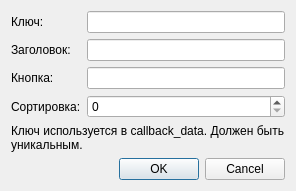
<?xml version="1.0" encoding="UTF-8"?>
<ui version="4.0">
 <class>CategoryDialog</class>
 <widget class="QDialog" name="CategoryDialog">
  <property name="windowTitle">
   <string>Категория помощи</string>
  </property>
  <layout class="QVBoxLayout" name="verticalLayout">
   <item>
    <layout class="QFormLayout" name="formLayout">
     <item row="0" column="0">
      <widget class="QLabel" name="label_key">
       <property name="text">
        <string>Ключ:</string>
       </property>
      </widget>
     </item>
     <item row="0" column="1">
      <widget class="QLineEdit" name="key_edit"/>
     </item>
     <item row="1" column="0">
      <widget class="QLabel" name="label_label">
       <property name="text">
        <string>Заголовок:</string>
       </property>
      </widget>
     </item>
     <item row="1" column="1">
      <widget class="QLineEdit" name="label_edit"/>
     </item>
     <item row="2" column="0">
      <widget class="QLabel" name="label_button">
       <property name="text">
        <string>Кнопка:</string>
       </property>
      </widget>
     </item>
     <item row="2" column="1">
      <widget class="QLineEdit" name="button_edit"/>
     </item>
     <item row="3" column="0">
      <widget class="QLabel" name="label_sort">
       <property name="text">
        <string>Сортировка:</string>
       </property>
      </widget>
     </item>
     <item row="3" column="1">
      <widget class="QSpinBox" name="sort_spin">
       <property name="maximum">
        <number>10000</number>
       </property>
      </widget>
     </item>
    </layout>
   </item>
   <item>
    <widget class="QLabel" name="info_label">
     <property name="text">
      <string>Ключ используется в callback_data. Должен быть уникальным.</string>
     </property>
     <property name="wordWrap">
      <bool>true</bool>
     </property>
    </widget>
   </item>
   <item>
    <widget class="QDialogButtonBox" name="button_box">
     <property name="standardButtons">
      <set>QDialogButtonBox::Cancel|QDialogButtonBox::Ok</set>
     </property>
    </widget>
   </item>
  </layout>
 </widget>
 <resources/>
 <connections/>
</ui>
